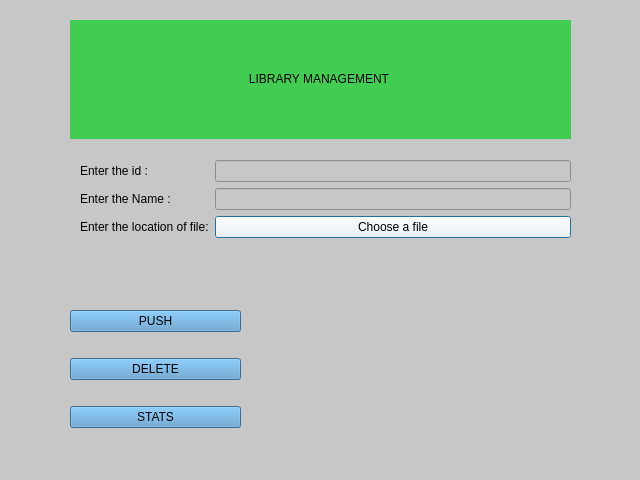
<?xml version="1.0" encoding="UTF-8"?>
<ui version="4.0">
 <class>Lib_operations</class>
 <widget class="QDialog" name="Lib_operations">
  <property name="geometry">
   <rect>
    <x>0</x>
    <y>0</y>
    <width>640</width>
    <height>480</height>
   </rect>
  </property>
  <property name="windowTitle">
   <string>LibOperations</string>
  </property>
  <property name="styleSheet">
   <string notr="true">background-color: rgb(199, 199, 199);</string>
  </property>
  <widget class="QWidget" name="formLayoutWidget">
   <property name="geometry">
    <rect>
     <x>80</x>
     <y>160</y>
     <width>491</width>
     <height>92</height>
    </rect>
   </property>
   <layout class="QFormLayout" name="formLayout">
    <item row="0" column="0">
     <widget class="QLabel" name="label">
      <property name="styleSheet">
       <string notr="true">font: 12pt &quot;MS Shell Dlg 2&quot;;</string>
      </property>
      <property name="text">
       <string>Enter the id : </string>
      </property>
     </widget>
    </item>
    <item row="1" column="0">
     <widget class="QLabel" name="label_2">
      <property name="styleSheet">
       <string notr="true">font: 12pt &quot;MS Shell Dlg 2&quot;;</string>
      </property>
      <property name="text">
       <string>Enter the Name : </string>
      </property>
     </widget>
    </item>
    <item row="2" column="0">
     <widget class="QLabel" name="label_3">
      <property name="styleSheet">
       <string notr="true">font: 12pt &quot;MS Shell Dlg 2&quot;;</string>
      </property>
      <property name="text">
       <string>Enter the location of file:</string>
      </property>
     </widget>
    </item>
    <item row="0" column="1">
     <widget class="QLineEdit" name="id_inp"/>
    </item>
    <item row="1" column="1">
     <widget class="QLineEdit" name="name_ip"/>
    </item>
    <item row="2" column="1">
     <widget class="QPushButton" name="Choose">
      <property name="styleSheet">
       <string notr="true">background-color: rgb(255, 255, 255);</string>
      </property>
      <property name="text">
       <string>Choose a file</string>
      </property>
     </widget>
    </item>
   </layout>
  </widget>
  <widget class="QLabel" name="label_5">
   <property name="geometry">
    <rect>
     <x>70</x>
     <y>20</y>
     <width>501</width>
     <height>119</height>
    </rect>
   </property>
   <property name="styleSheet">
    <string notr="true">background-color: rgb(65, 205, 82);
font: 24pt &quot;Comic Sans MS&quot;;</string>
   </property>
   <property name="text">
    <string>&lt;html&gt;&lt;head/&gt;&lt;body&gt;&lt;p align=&quot;center&quot;&gt;        LIBRARY MANAGEMENT
&lt;/p&gt;&lt;/body&gt;&lt;/html&gt;</string>
   </property>
  </widget>
  <widget class="QWidget" name="gridLayoutWidget">
   <property name="geometry">
    <rect>
     <x>70</x>
     <y>290</y>
     <width>171</width>
     <height>161</height>
    </rect>
   </property>
   <layout class="QGridLayout" name="gridLayout">
    <item row="3" column="0">
     <widget class="QPushButton" name="Stats">
      <property name="styleSheet">
       <string notr="true">background-color: rgb(190, 200, 0);
background-color: rgb(84, 150, 200);
font: 14pt &quot;MS Shell Dlg 2&quot;;</string>
      </property>
      <property name="text">
       <string>STATS</string>
      </property>
     </widget>
    </item>
    <item row="1" column="0">
     <widget class="QPushButton" name="Delete">
      <property name="styleSheet">
       <string notr="true">background-color: rgb(200, 14, 18);
background-color: rgb(84, 150, 200);
font: 14pt &quot;MS Shell Dlg 2&quot;;</string>
      </property>
      <property name="text">
       <string>DELETE</string>
      </property>
     </widget>
    </item>
    <item row="0" column="0">
     <widget class="QPushButton" name="Push">
      <property name="styleSheet">
       <string notr="true">background-color: rgb(0, 170, 0);
background-color: rgb(84, 150, 200);
font: 16pt &quot;MS Shell Dlg 2&quot;;</string>
      </property>
      <property name="text">
       <string>PUSH</string>
      </property>
     </widget>
    </item>
   </layout>
  </widget>
 </widget>
 <resources/>
 <connections/>
</ui>
